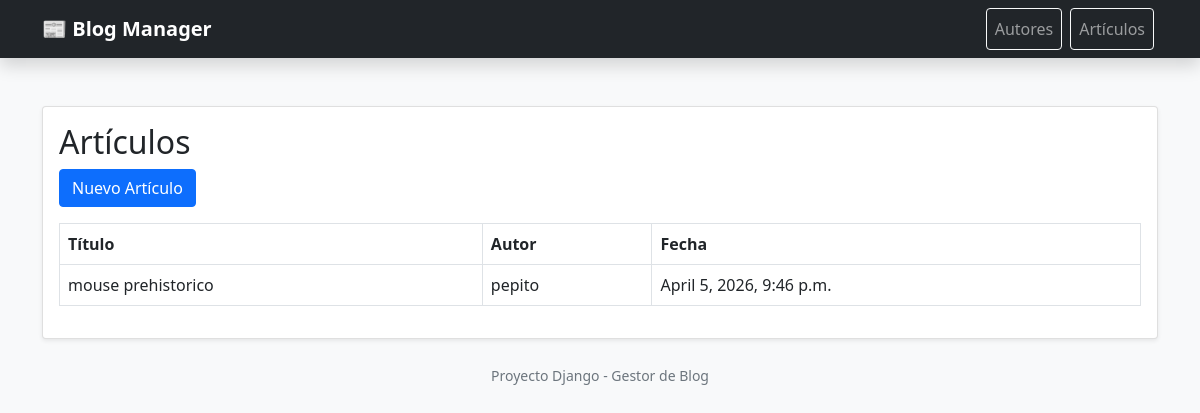
Page /articulos/ on the committed database.
### core/models.py (models this page shows, shortened)
class Articulo(models.Model):
    titulo = models.CharField(max_length=200)
    contenido = models.TextField()
    fecha_publicacion = models.DateTimeField(auto_now_add=True)
    autor = models.ForeignKey(Autor, on_delete=models.CASCADE)

class Autor(models.Model):
    nombre = models.CharField(max_length=100)
    correo_electronico = models.EmailField()

### core/views.py (the view)
# urls.py: path('articulos/', ArticuloListView.as_view()),
class ArticuloListView(ListView):
    model = Articulo
    template_name = 'articulos/list.html'

### core/templates/articulos/list.html
{% extends 'base.html' %}
{% block content %}
<h2>Artículos</h2>
<a href="/articulos/nuevo/" class="btn btn-primary mb-3">Nuevo Artículo</a>
<table class="table table-bordered">
<tr>
<th>Título</th>
<th>Autor</th>
<th>Fecha</th>
</tr>
{% for art in object_list %}
<tr>
<td>{{ art.titulo }}</td>
<td>{{ art.autor.nombre }}</td>
<td>{{ art.fecha_publicacion }}</td>
</tr>
{% endfor %}
</table>
{% endblock %}

### rows in the picture
Articulo: titulo "mouse prehistorico", autor.nombre "pepito", fecha_publicacion "April 5, 2026, 9:46 p.m."
